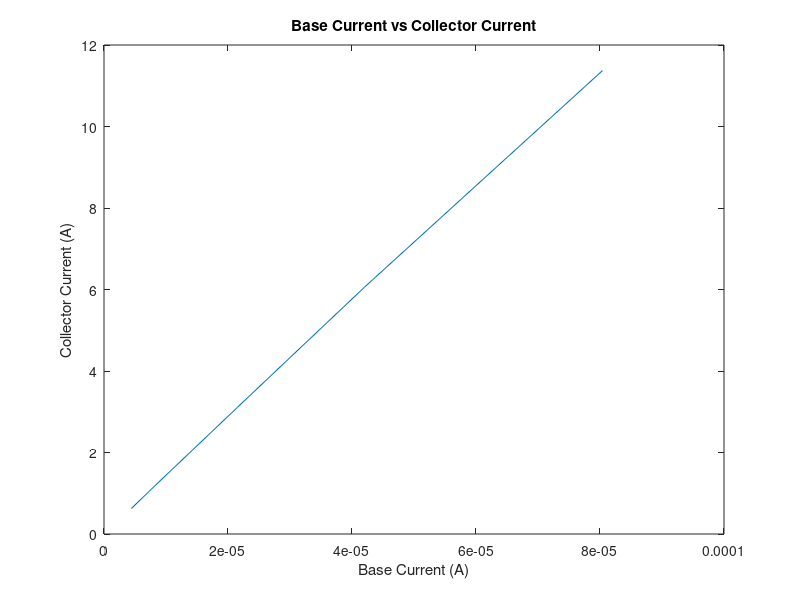

Write the MATLAB code that produced this figure.
clear all;   % This clears all workspaces
close all;   % This closes all figures 
clc;         % This clears the command window

Ib=[0.0000044 0.0000087 0.0000215 0.0000420 0.0000804];
Ic = [0.624 1.255 3.105 6.055 11.372];
DIc = ones(1,5)*0.001;
DIb = zeros(1,5);
plot(Ib, Ic)
title('Base Current vs Collector Current')
xlabel('Base Current (A)')
ylabel('Collector Current (A)')